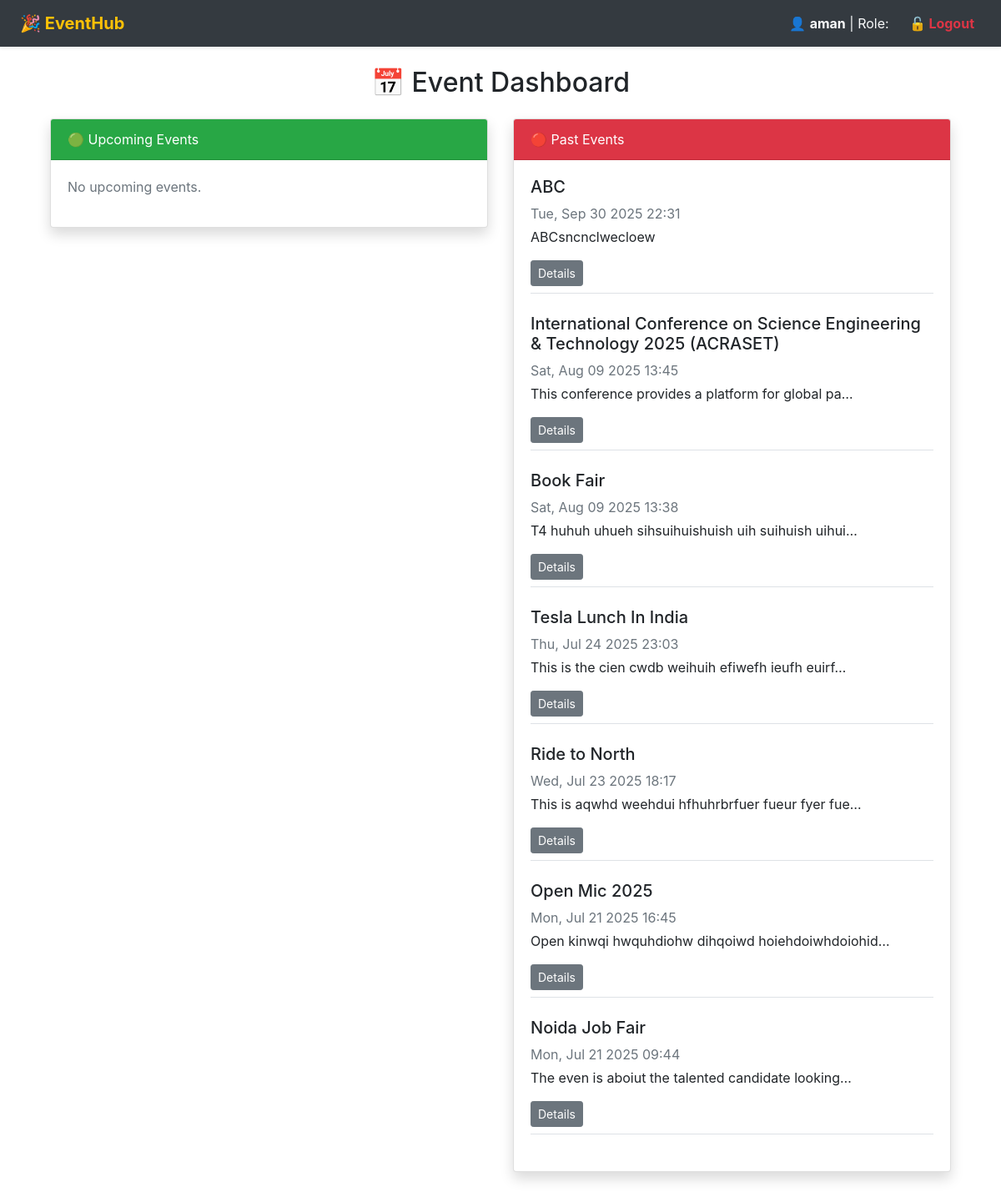
Page /event/ (signed in) on the earlier database version.
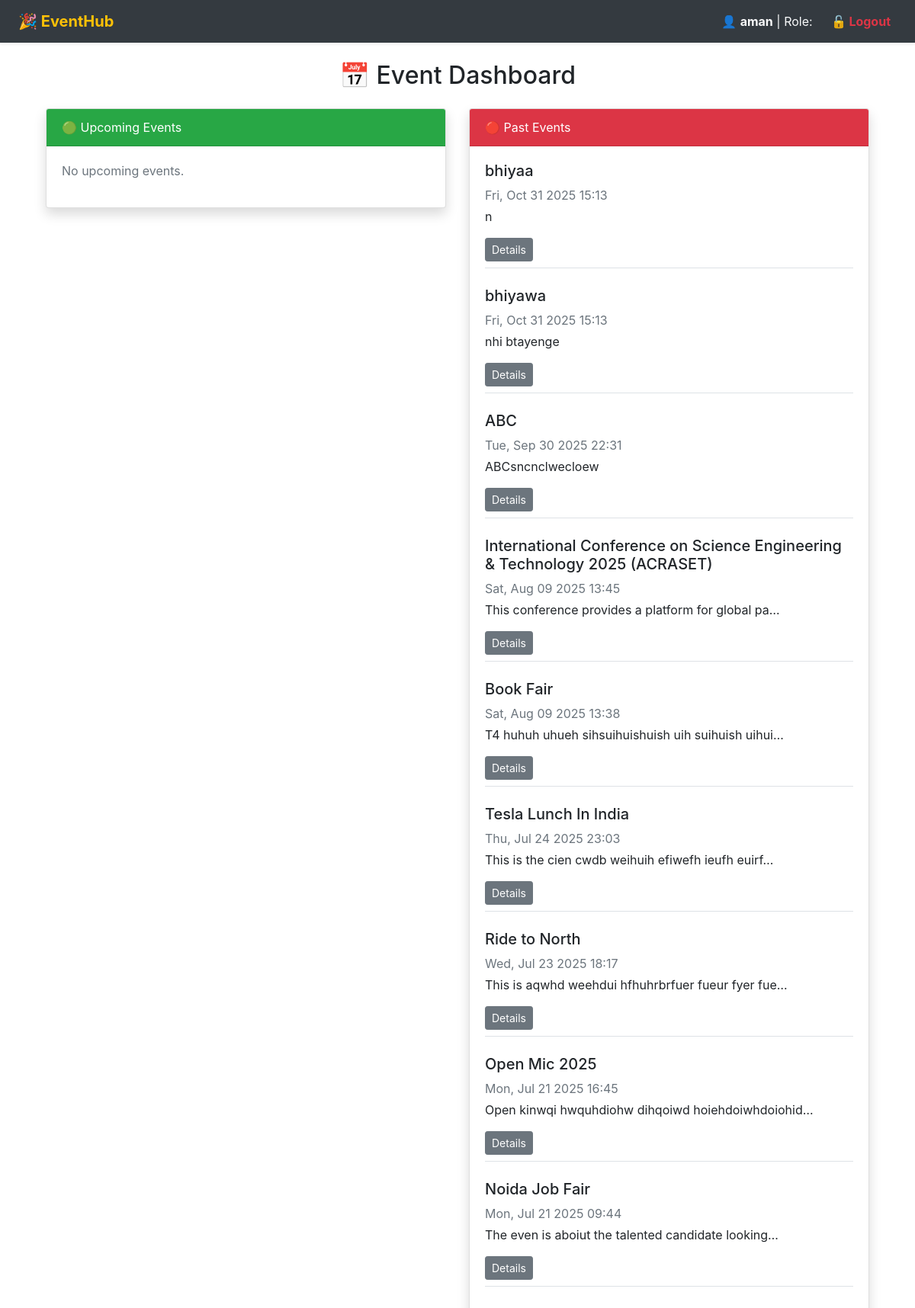
Same page on the later database version.
### eventapp/models.py (models this page shows, shortened)
class Event(models.Model):
    title = models.CharField(max_length=100)
    date = models.DateTimeField()
    description = models.TextField()
    max_capacity = models.PositiveIntegerField(null=True, blank=True)

### eventapp/views.py (the view)
# urls.py: path('event/', views.event_list, name='event_list'),
@login_required
def event_list(request):
    if request.session.get('role') == 'EventManager':
        return redirect('event_manager_dashboard')
    now = timezone.localtime()
    upcoming_events = Event.objects.filter(date__gte=now).order_by('date')
    past_events = Event.objects.filter(date__lt=now).order_by('-date')
    upcoming_events, past_events = get_upcoming_and_past_events()
    return render(request, 'eventapp/event_list.html', {
        'upcoming_events': upcoming_events,
        'past_events': past_events,
    })

### utils/event_time.py (called while the page is built)
def get_upcoming_and_past_events():
    now = timezone.localtime()
    upcoming_events = []
    past_events = []
    for event in Event.objects.all().order_by('-date'):
        if event.date >= now:
            delta = event.date - now
            days = delta.days
            hours, remainder = divmod(delta.seconds, 3600)
            minutes = remainder // 60
            if days > 0:
                event.time_left = f"{days} day(s), {hours} hour(s)"
            elif hours > 0:
                event.time_left = f"{hours} hour(s), {minutes} min(s)"
            else:
                event.time_left = f"{minutes} min(s)"
            upcoming_events.append(event)
        else:
            past_events.append(event)
    return upcoming_events, past_events

### eventapp/templates/eventapp/event_list.html (shortened to what this page needs)
{% extends 'base.html' %}
{% block content %}
<div class="container mt-4">
    <h2 class="mb-4 text-center">📅 Event Dashboard</h2>
    <div class="row">
        <div class="col-md-6 mb-4">
            <div class="card shadow">
                <div class="card-header bg-success text-white">
                    🟢 Upcoming Events
                </div>
                <div class="card-body">
                    {% if upcoming_events %}
                        {% for event in upcoming_events %}
                            <div class="mb-4 border-bottom pb-2">
                                <h5>{{ event.title }}</h5>
                                <p class="mb-1 text-muted">{{ event.date|date:"D, M d Y H:i" }}</p>
                                <p>{{ event.description|truncatechars:50 }}</p>
                                <p>📅 Starts in: <span class="countdown" data-event-time="{{ event.date|date:'c' }}"></span></p>
                                <a href="{% url 'event_detail' event.id %}" class="btn btn-sm btn-secondary">Details</a>
                                {% if request.session.role == 'Attendee' %}
                                    {% if event.max_capacity %}
                                        {% if event.is_full %}
                                            <span class="btn btn-sm btn-danger disabled">Full</span>
                                        {% else %}
                                            <a href="{% url 'event_register' event.id %}" class="btn btn-sm btn-warning">
                                                {{ event.seats_left }} Seats Left - Register
                                            </a>
                                        {% endif %}
                                    {% endif %}
                                {% endif %}
                                {% if request.session.role == 'EventManager' %}
                                <a href="{% url 'event_update' event.id %}" class="btn btn-sm btn-info">Edit Event</a>
                                    <a href="{% url 'event_delete' event.id %}" class="btn btn-sm btn-danger">Delete</a>
                                    <a href="{% url 'export_event_csv' event.id %}" class="btn btn-sm btn-info">Download Attendees</a>
                                {% endif %}
                            </div>
                        {% endfor %}
                    {% else %}
                        <p class="text-muted">No upcoming events.</p>
                    {% endif %}
                </div>
            </div>
        </div>
        <div class="col-md-6 mb-4">
            <div class="card shadow">
                <div class="card-header bg-danger text-white">
                    🔴 Past Events
                </div>
                <div class="card-body">
                    {% if past_events %}
                        {% for event in past_events %}
                            <div class="mb-4 border-bottom pb-2">
                                <h5>{{ event.title }}</h5>
                                <p class="mb-1 text-muted">{{ event.date|date:"D, M d Y H:i" }}</p>
                                <p>{{ event.description|truncatechars:50 }}</p>
                                <a href="{% url 'event_detail' event.id %}" class="btn btn-sm btn-secondary">Details</a>
                            </div>
                        {% endfor %}
                    {% else %}
                        <p class="text-muted">No past events.</p>
                    {% endif %}
                </div>
            </div>
        </div>
    </div>
</div>
{% endblock %}

### templates/base.html (shortened to what this page needs)
{% load static %}
<!DOCTYPE html>
<html>
  {% load static %}
<head>
  <link rel="stylesheet" href="https://cdn.jsdelivr.net/npm/bootstrap@4.6.2/dist/css/bootstrap.min.css">
</head>
<body>
  {% include 'navbar.html' %}
  <div class="container mt-4">
    {% block content %}
    {% endblock %}
  </div>
</body>
</html>

### templates/navbar.html (shortened to what this page needs)
<nav class="navbar navbar-expand-lg navbar-dark bg-dark px-4 shadow-sm">
  <a class="navbar-brand font-weight-bold text-warning" href="{% url 'home' %}">
    🎉 EventHub
  </a>
  <div class="collapse navbar-collapse" id="navbarNav">
    <ul class="navbar-nav ml-auto align-items-center">
      {% if user.is_authenticated %}
        <li class="nav-item">
          <span class="navbar-text text-light mr-3">
            👤 <strong>{{ user.username }}</strong> | Role:
          </span>
        </li>
        <li class="nav-item">
          <a class="nav-link logout-link text-danger font-weight-bold" href="{% url 'logout' %}">
            🔓 Logout
          </a>
        </li>
      {% endif %}
    </ul>
  </div>
</nav>

Differences in the rows shown:
added Event: title "bhiyaa", date "Fri, Oct 31 2025 15:13", description "n"
added Event: title "bhiyawa", date "Fri, Oct 31 2025 15:13", description "nhi btayenge"
